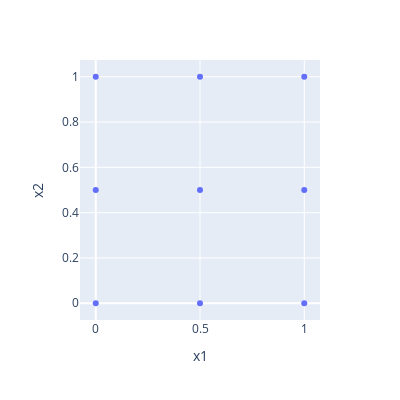

Notebook source saved alongside this figure:
### Code cell
grid_fig = px.scatter(grid_samples, x="x1", y="x2", width=400, height=400)
grid_fig

### Figure 1 — Plotly figure (JSON) as saved in the notebook; plotly's stock layout.template omitted (floating-point values rounded to 4 significant figures)
{"data": [{"hovertemplate": "x1=%{x}<br>x2=%{y}<extra></extra>", "legendgroup": "", "marker": {"color": "#636efa", "symbol": "circle"}, "mode": "markers", "name": "", "orientation": "v", "showlegend": false, "type": "scatter", "x": [0, 0, 0, 0.5, 0.5, 0.5, 1, 1, 1], "xaxis": "x", "y": [0, 0.5, 1, 0, 0.5, 1, 0, 0.5, 1], "yaxis": "y"}], "layout": {"height": 400, "legend": {"tracegroupgap": 0}, "margin": {"t": 60}, "width": 400, "xaxis": {"anchor": "y", "domain": [0, 1], "title": {"text": "x1"}}, "yaxis": {"anchor": "x", "domain": [0, 1], "title": {"text": "x2"}}}}
